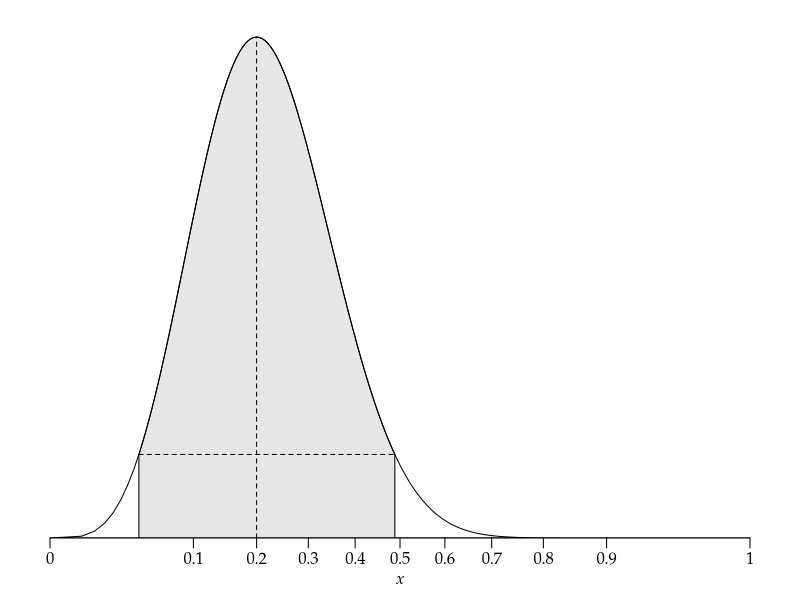

Write R code to recreate this figure. (Note: this script raises an error after producing the figure.)
args = commandArgs()
basename = sub(".R$", "", sub("^--file=(.*/)?", "", args[grep("^--file=", args)]))
if (length(basename) != 0)
    pdf(file=paste0(basename, "_tmp.pdf"), colormodel="gray", width=7, height=4)
par(family="Palatino")
par(mgp=c(1.5,0.5,0)) # title and axis margins. default: c(3,1,0)
par(mar=c(3,1,1,1)+0.1) # bottom, left, top, right margins. default: c(5,4,4,2)+0.1

# f = function(x) asin(sqrt(qbeta(x,2.5,8.5)))
# g = function(x) f(x+0.95)-f(x)
# x = optimize(g, c(0,0.05), tol=1e-8)$minimum
# q = qbeta(c(x,x+0.95), 2.5, 8.5)
q = c(0.03927066, 0.48841011)
x = seq(0, 1, 0.005)
pb = function(x) (2/pi)*asin(sqrt(x))
# qb = function(z) (sin(pi*z/2))^2
fy = function(x) dbeta(x, 3, 9)
y = sapply(x, fy)
t = pb(x)
plot(NULL, xlim=c(0,1), ylim=c(0,max(y)+0.1),
     xlab=expression(italic(x)), ylab="", yaxs="i", axes=FALSE)
axis(1, at=t[seq(1,201,20)], labels=(0:10)/10)
polygon(pb(c(q[1],q[1],x[9:98],q[2],q[2],q[1])),
        fy(c(0,q[1],x[9:98],q[2],0,0)), col=gray(0.9))
segments(pb(q[1]), fy(q[1]), pb(q[2]), fy(q[2]), lty=2)
segments(pb(0.2), 0, pb(0.2), fy(0.2), lty=2)
polygon(t, y)
# curve(fy(qb(x)), add=TRUE)

dev.off()
embedFonts(paste0(basename, "_tmp.pdf"), outfile=paste0(basename, ".pdf"),
           options="-c \"<</NeverEmbed []>> setdistillerparams\" -f ")
